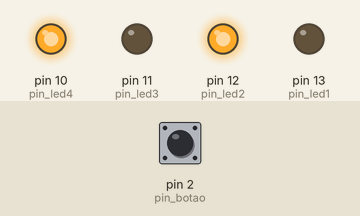
This sketch was run on a simulated Arduino Uno, built with avr-gcc and run on an emulated ATmega328P. Parts: output pins drawn as LEDs (lit = HIGH). The inputs (shaded band) are chosen by the test bench; at power-on: pin 2 (pin_botao) LOW.

Above: at 1.2 s.
1.3 s: pin 2 (pin_botao) pulled HIGH for 0.15 s
At 1.37 s:
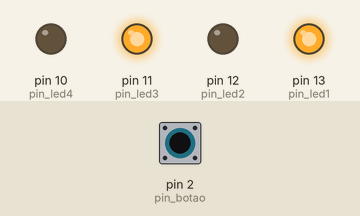
2.9 s: pin 2 (pin_botao) pulled HIGH for 3.2 s
At 6.4 s:
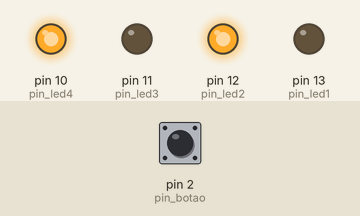
Timing chart, 0 to 7.9 s (numbered marks = the images above; inputs shaded):
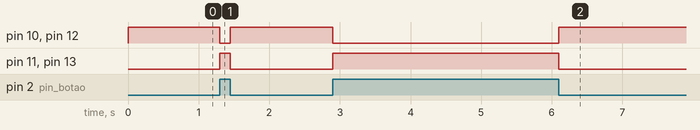

Measured:
- after the input at 1.3 s, pin 10 (pin_led4), pin 12 (pin_led2): HIGH → LOW at once, → HIGH 0.15 s later; pin 11 (pin_led3), pin 13 (pin_led1): LOW → HIGH at once, → LOW 0.15 s later
- after the input at 2.9 s, pin 10 (pin_led4), pin 12 (pin_led2): HIGH → LOW at once, → HIGH 3.2 s later; pin 11 (pin_led3), pin 13 (pin_led1): LOW → HIGH at once, → LOW 3.2 s later

The sketch:

Atividade3.ino
```cpp
#define pin_led1 13
#define pin_led2 12
#define pin_led3 11
#define pin_led4 10
#define pin_botao 2

void setup() {
pinMode(pin_led1, OUTPUT);
pinMode(pin_led2, OUTPUT);
pinMode(pin_led3, OUTPUT);
pinMode(pin_led4, OUTPUT);
pinMode(pin_botao, INPUT);
}

void loop() {
  bool estado = digitalRead(pin_botao);
  if (estado == 1) {
    digitalWrite(pin_led1, HIGH);
    digitalWrite(pin_led3, HIGH);
    digitalWrite(pin_led2, LOW);
    digitalWrite(pin_led4, LOW);
  }
  else {
    digitalWrite(pin_led2, HIGH);
    digitalWrite(pin_led4, HIGH);
    digitalWrite(pin_led1, LOW);
    digitalWrite(pin_led3, LOW);
  }
}
```
